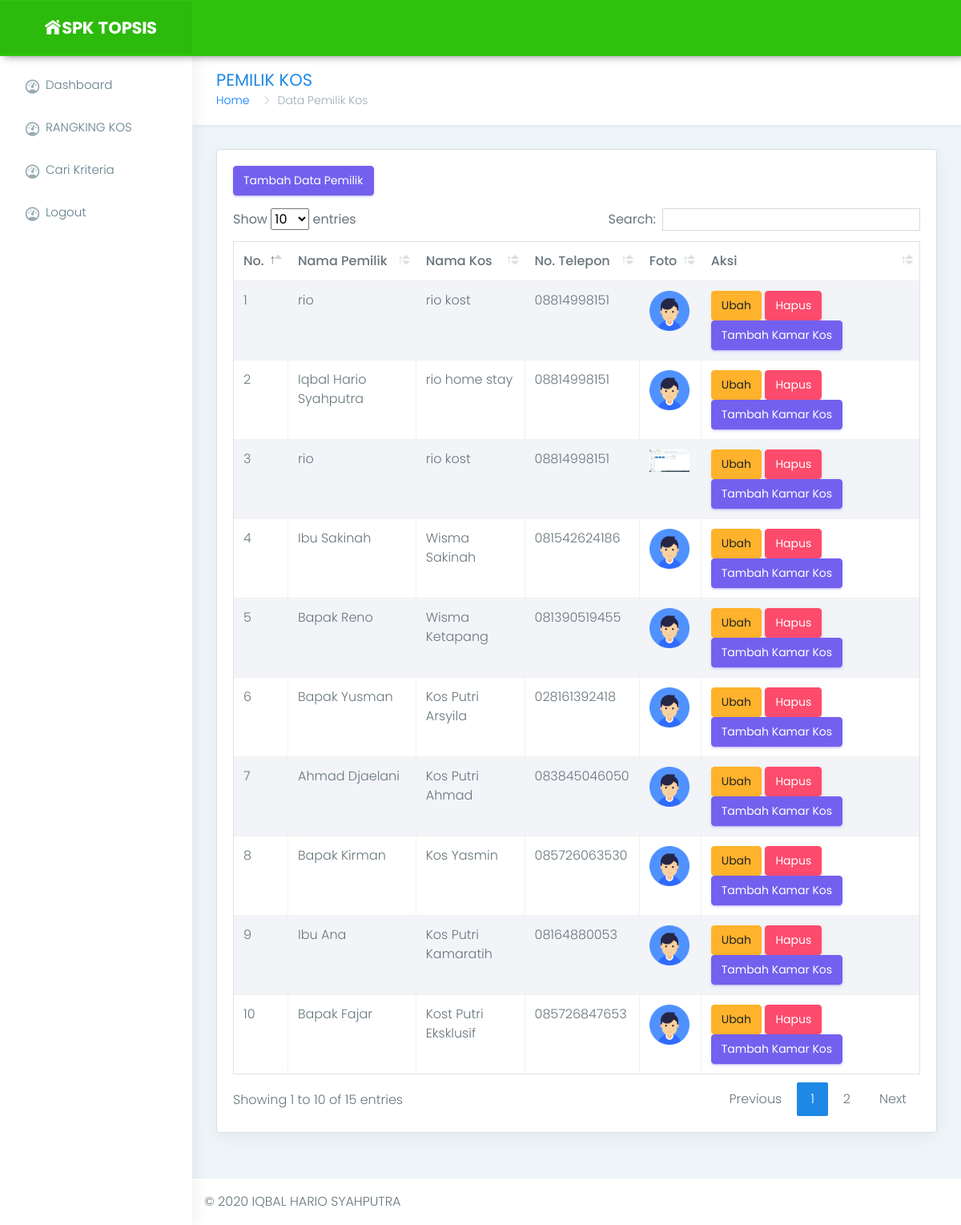
Screenshot of /pemilik.php (signed in) with the database file from the repository.
### tables this page shows
CREATE TABLE `pemilik` (
  `id_pemilik` int(11) NOT NULL,
  `user` varchar(50) NOT NULL,
  `nama` varchar(50) NOT NULL,
  `nama_kos` varchar(50) NOT NULL,
  `telepon` varchar(15) NOT NULL,
  `alamat` varchar(100) NOT NULL,
  `foto` varchar(50) NOT NULL,
  `status` varchar(10) NOT NULL
);

### pemilik.php (the view, shortened to what this page needs)
<?php
  include "header.php";
include "menu.php";
  include("connect.php");
?>
<div class="page-wrapper">
            <div class="container-fluid">
                <div class="row page-titles">
                    <div class="col-md-5 col-8 align-self-center">
                        <h3 class="text-themecolor m-b-0 m-t-0">PEMILIK KOS</h3>
                        <ol class="breadcrumb">
                            <li class="breadcrumb-item"><a href="javascript:void(0)">Home</a></li>
                            <li class="breadcrumb-item active">Data Pemilik Kos</li>
                        </ol>
                    </div>
                </div>
                <div class="row">
                    <div class="col-12">
                        <div class="card">
                            <div class="card-block">
                  <p align="left"><a class='btn btn-primary' href="tambahpemilik.php">Tambah Data Pemilik</a></p>
                 <div class="table-responsive">
                <table id="datatable" class="table table-striped table-bordered" style="width:100%">
                                    <thead>
                                        <tr>
                                            <th>No.</th>
                                            <th>Nama Pemilik</th>
                                            <th>Nama Kos</th>
                                            <th>No. Telepon</th>
                                            <th>Foto</th>
                                            <th>Aksi</th>
                                        </tr>
                                    </thead>
                                    <tbody>
                                        <?php
                                        $sql=mysqli_query($koneksi, "SELECT * FROM pemilik ORDER BY id_pemilik DESC");
                                        $no=1;
                                        while ($row=mysqli_fetch_array($sql)){?>
                                          <tr class='td' bgcolor='#FFF'>
                                            <td><?php echo $no;?></td>
                                            <td><?php echo $row['nama'];?></td>
                                            <td><?php echo $row['nama_kos'];?></td>
                                            <td><?php echo $row['telepon'];?></td>
                                            <td>
                                              <?php
                                              if (empty($row['foto'])){
                                                echo '<img src="images/user.png" width="50">';
                                              } else {
                                                echo '<img src="images/pemilik/'.$row['foto'].'" width="50">';
                                              }
                                              ?>
                                            </td>
                                        <?php
                                              print("
                                                <td>
                                                <a class='btn btn-warning' href=editpemilik.php?idk=$row[id_pemilik]>
                                                Ubah
                                                </a>
                                                <a class='btn btn-danger' href=javascript:KonfirmasiHapus('deletepemilik.php?idk','$row[id_pemilik]')>
                                                Hapus
                                                </a>
                                                <a class='btn btn-primary' href=inputkamaradmin.php?idk=$row[id_pemilik]>
                                                Tambah Kamar Kos
                                                </a>
                                                </td>
                                              </tr>");
                                              $no++;
                                        ?>
                                        <?php }?>
                                    </tbody>
                                </table>
                               </div>
                            </div>
                        </div>
                    </div>
                </div>
            </div>
<?php
include "footer.php";
?>

### css/colors/blue.css (style rules this page uses)
.text-themecolor { color: #1e88e5 !important; }

### rows the page displays
pemilik: nama "rio", nama_kos "rio kost", telepon "08814998151"
pemilik: nama "Iqbal Hario Syahputra", nama_kos "rio home stay", telepon "08814998151"
pemilik: nama "rio", nama_kos "rio kost", telepon "08814998151", foto (picture)
pemilik: nama "Ibu Sakinah", nama_kos "Wisma Sakinah", telepon "081542624186"
pemilik: nama "Bapak Reno", nama_kos "Wisma Ketapang", telepon "081390519455"
pemilik: nama "Bapak Yusman", nama_kos "Kos Putri Arsyila", telepon "028161392418"
pemilik: nama "Ahmad Djaelani", nama_kos "Kos Putri Ahmad", telepon "083845046050"
pemilik: nama "Bapak Kirman", nama_kos "Kos Yasmin", telepon "085726063530"
pemilik: nama "Ibu Ana", nama_kos "Kos Putri Kamaratih", telepon "08164880053"
pemilik: nama "Bapak Fajar", nama_kos "Kost Putri Eksklusif", telepon "085726847653"
